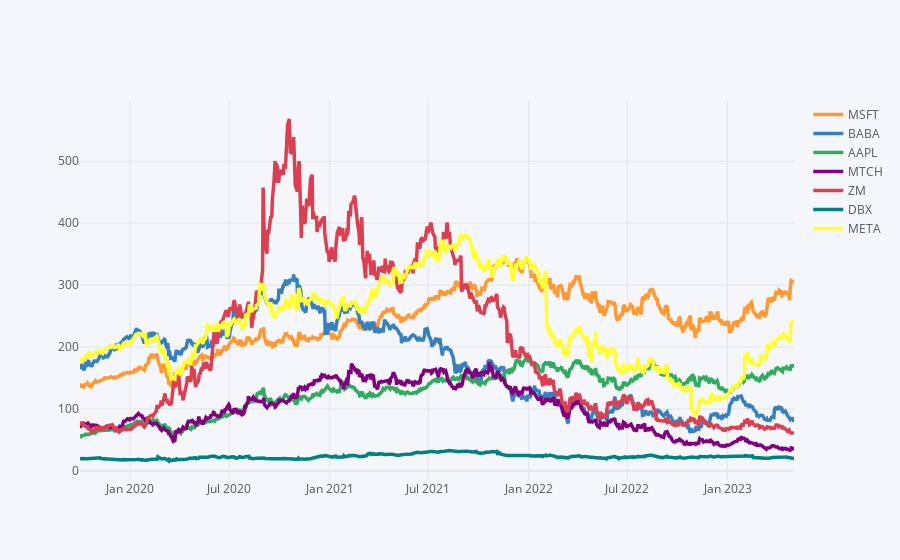

Notebook source saved alongside this figure:
### Markdown cell above
From the above collection, let's choose 5 stocks that have suffered significant effects. I am picking the following - MSFT, BABA, AAPL, MTCH and ZM. Interesting is the irregularity of ZM stocks (that provides a video conferencing service) which shot up to being a necessary tool for all kinds of Work from Home requirements.

### Code cell
selected_tickers = ['MSFT', 'BABA', 'AAPL', 'MTCH','ZM', 'DBX','META']
selected_tech_stocks = pd.concat([df_map['MSFT'],df_map['BABA'],df_map['AAPL'],df_map['MTCH'],df_map['ZM'],df_map['DBX'],df_map['META']],axis=1,keys=selected_tickers)
selected_tech_stocks.columns.names = ['Stock Ticker','Stock Info']
selected_tech_stocks.xs(key='Close',axis=1,level='Stock Info').loc['2019-10-01':current_date_str].iplot(width=3.5)
#plt.legend(bbox_to_anchor=(1.05, 1), loc='upper left', borderaxespad=0.)
#plt.tight_layout()

### Figure 1 — Plotly figure (JSON) as saved in the notebook; plotly's stock layout.template omitted (floating-point values rounded to 4 significant figures; data arrays with more than 128 entries replaced by an {"elided": "..."} marker saying what was removed)
{"data": [{"line": {"color": "rgba(255, 153, 51, 1.0)", "dash": "solid", "shape": "linear", "width": 3.5}, "mode": "lines", "name": "MSFT", "text": "", "type": "scatter", "x": {"elided": "904 str values"}, "y": {"elided": "904 float values"}}, {"line": {"color": "rgba(55, 128, 191, 1.0)", "dash": "solid", "shape": "linear", "width": 3.5}, "mode": "lines", "name": "BABA", "text": "", "type": "scatter", "x": {"elided": "904 str values"}, "y": {"elided": "904 float values"}}, {"line": {"color": "rgba(50, 171, 96, 1.0)", "dash": "solid", "shape": "linear", "width": 3.5}, "mode": "lines", "name": "AAPL", "text": "", "type": "scatter", "x": {"elided": "904 str values"}, "y": {"elided": "904 float values"}}, {"line": {"color": "rgba(128, 0, 128, 1.0)", "dash": "solid", "shape": "linear", "width": 3.5}, "mode": "lines", "name": "MTCH", "text": "", "type": "scatter", "x": {"elided": "904 str values"}, "y": {"elided": "904 float values"}}, {"line": {"color": "rgba(219, 64, 82, 1.0)", "dash": "solid", "shape": "linear", "width": 3.5}, "mode": "lines", "name": "ZM", "text": "", "type": "scatter", "x": {"elided": "904 str values"}, "y": {"elided": "904 float values"}}, {"line": {"color": "rgba(0, 128, 128, 1.0)", "dash": "solid", "shape": "linear", "width": 3.5}, "mode": "lines", "name": "DBX", "text": "", "type": "scatter", "x": {"elided": "904 str values"}, "y": {"elided": "904 float values"}}, {"line": {"color": "rgba(255, 255, 51, 1.0)", "dash": "solid", "shape": "linear", "width": 3.5}, "mode": "lines", "name": "META", "text": "", "type": "scatter", "x": {"elided": "904 str values"}, "y": {"elided": "904 float values"}}], "layout": {"legend": {"bgcolor": "#F5F6F9", "font": {"color": "#4D5663"}}, "paper_bgcolor": "#F5F6F9", "plot_bgcolor": "#F5F6F9", "title": {"font": {"color": "#4D5663"}}, "xaxis": {"gridcolor": "#E1E5ED", "showgrid": true, "tickfont": {"color": "#4D5663"}, "title": {"font": {"color": "#4D5663"}, "text": ""}, "zerolinecolor": "#E1E5ED"}, "yaxis": {"gridcolor": "#E1E5ED", "showgrid": true, "tickfont": {"color": "#4D5663"}, "title": {"font": {"color": "#4D5663"}, "text": ""}, "zerolinecolor": "#E1E5ED"}}}
